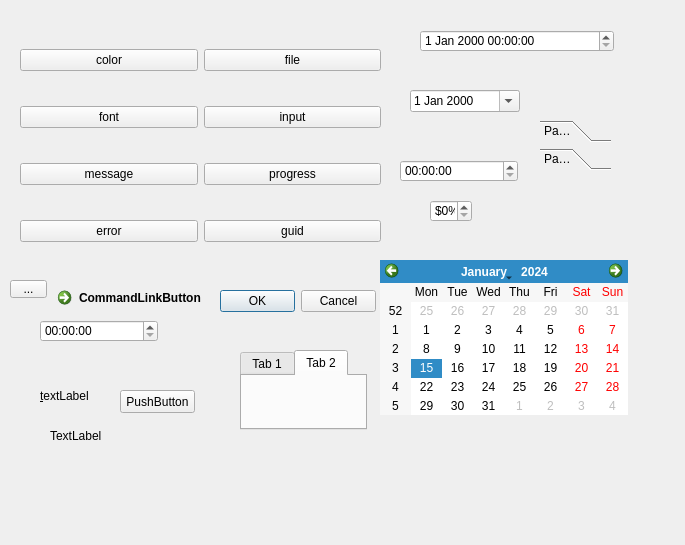
<?xml version="1.0" encoding="UTF-8"?>
<ui version="4.0">
 <class>MyStdDialog</class>
 <widget class="QDialog" name="MyStdDialog">
  <property name="geometry">
   <rect>
    <x>0</x>
    <y>0</y>
    <width>685</width>
    <height>545</height>
   </rect>
  </property>
  <property name="windowTitle">
   <string>Dialog</string>
  </property>
  <widget class="QWidget" name="layoutWidget">
   <property name="geometry">
    <rect>
     <x>20</x>
     <y>20</y>
     <width>361</width>
     <height>251</height>
    </rect>
   </property>
   <layout class="QGridLayout" name="gridLayout">
    <item row="0" column="0">
     <widget class="QPushButton" name="colorButton">
      <property name="text">
       <string>color</string>
      </property>
     </widget>
    </item>
    <item row="0" column="1">
     <widget class="QPushButton" name="fileButton">
      <property name="text">
       <string>file</string>
      </property>
     </widget>
    </item>
    <item row="1" column="0">
     <widget class="QPushButton" name="fontButton">
      <property name="text">
       <string>font</string>
      </property>
     </widget>
    </item>
    <item row="1" column="1">
     <widget class="QPushButton" name="inputButton">
      <property name="text">
       <string>input</string>
      </property>
     </widget>
    </item>
    <item row="2" column="0">
     <widget class="QPushButton" name="messageButton">
      <property name="text">
       <string>message</string>
      </property>
     </widget>
    </item>
    <item row="2" column="1">
     <widget class="QPushButton" name="progressButton">
      <property name="text">
       <string>progress</string>
      </property>
     </widget>
    </item>
    <item row="3" column="0">
     <widget class="QPushButton" name="errorButton">
      <property name="text">
       <string>error</string>
      </property>
     </widget>
    </item>
    <item row="3" column="1">
     <widget class="QPushButton" name="guidButton">
      <property name="text">
       <string>guid</string>
      </property>
     </widget>
    </item>
   </layout>
  </widget>
  <widget class="QToolButton" name="toolButton">
   <property name="geometry">
    <rect>
     <x>10</x>
     <y>280</y>
     <width>37</width>
     <height>18</height>
    </rect>
   </property>
   <property name="text">
    <string>...</string>
   </property>
  </widget>
  <widget class="QCommandLinkButton" name="commandLinkButton">
   <property name="geometry">
    <rect>
     <x>50</x>
     <y>280</y>
     <width>172</width>
     <height>41</height>
    </rect>
   </property>
   <property name="text">
    <string>CommandLinkButton</string>
   </property>
  </widget>
  <widget class="QDialogButtonBox" name="buttonBox">
   <property name="geometry">
    <rect>
     <x>220</x>
     <y>290</y>
     <width>156</width>
     <height>23</height>
    </rect>
   </property>
   <property name="standardButtons">
    <set>QDialogButtonBox::Cancel|QDialogButtonBox::Ok</set>
   </property>
  </widget>
  <widget class="QToolBox" name="toolBox">
   <property name="geometry">
    <rect>
     <x>540</x>
     <y>120</y>
     <width>71</width>
     <height>111</height>
    </rect>
   </property>
   <property name="currentIndex">
    <number>1</number>
   </property>
   <widget class="QWidget" name="page">
    <property name="geometry">
     <rect>
      <x>0</x>
      <y>0</y>
      <width>71</width>
      <height>59</height>
     </rect>
    </property>
    <attribute name="label">
     <string>Page 1</string>
    </attribute>
   </widget>
   <widget class="QWidget" name="page_2">
    <property name="geometry">
     <rect>
      <x>0</x>
      <y>0</y>
      <width>71</width>
      <height>59</height>
     </rect>
    </property>
    <attribute name="label">
     <string>Page 2</string>
    </attribute>
   </widget>
  </widget>
  <widget class="QTabWidget" name="tabWidget">
   <property name="geometry">
    <rect>
     <x>240</x>
     <y>350</y>
     <width>127</width>
     <height>80</height>
    </rect>
   </property>
   <property name="currentIndex">
    <number>1</number>
   </property>
   <widget class="QWidget" name="tab">
    <attribute name="title">
     <string>Tab 1</string>
    </attribute>
   </widget>
   <widget class="QWidget" name="tab_2">
    <attribute name="title">
     <string>Tab 2</string>
    </attribute>
   </widget>
  </widget>
  <widget class="QDateTimeEdit" name="dateTimeEdit">
   <property name="geometry">
    <rect>
     <x>420</x>
     <y>30</y>
     <width>194</width>
     <height>22</height>
    </rect>
   </property>
  </widget>
  <widget class="QCalendarWidget" name="calendarWidget">
   <property name="geometry">
    <rect>
     <x>380</x>
     <y>260</y>
     <width>248</width>
     <height>155</height>
    </rect>
   </property>
  </widget>
  <widget class="QTimeEdit" name="timeEdit_2">
   <property name="geometry">
    <rect>
     <x>40</x>
     <y>320</y>
     <width>118</width>
     <height>22</height>
    </rect>
   </property>
  </widget>
  <widget class="QDateEdit" name="dateEdit">
   <property name="geometry">
    <rect>
     <x>410</x>
     <y>90</y>
     <width>110</width>
     <height>22</height>
    </rect>
   </property>
   <property name="calendarPopup">
    <bool>true</bool>
   </property>
  </widget>
  <widget class="QTimeEdit" name="timeEdit">
   <property name="geometry">
    <rect>
     <x>400</x>
     <y>160</y>
     <width>118</width>
     <height>22</height>
    </rect>
   </property>
  </widget>
  <widget class="QSpinBox" name="spinBox">
   <property name="geometry">
    <rect>
     <x>430</x>
     <y>200</y>
     <width>42</width>
     <height>22</height>
    </rect>
   </property>
   <property name="cursor">
    <cursorShape>PointingHandCursor</cursorShape>
   </property>
   <property name="frame">
    <bool>true</bool>
   </property>
   <property name="suffix">
    <string>%</string>
   </property>
   <property name="prefix">
    <string>$</string>
   </property>
  </widget>
  <widget class="QPushButton" name="pushButton">
   <property name="geometry">
    <rect>
     <x>120</x>
     <y>390</y>
     <width>75</width>
     <height>23</height>
    </rect>
   </property>
   <property name="text">
    <string>PushButton</string>
   </property>
  </widget>
  <widget class="QLabel" name="label">
   <property name="geometry">
    <rect>
     <x>40</x>
     <y>390</y>
     <width>54</width>
     <height>12</height>
    </rect>
   </property>
   <property name="text">
    <string>&amp;textLabel</string>
   </property>
   <property name="buddy">
    <cstring>pushButton</cstring>
   </property>
  </widget>
  <widget class="QLabel" name="label_2">
   <property name="geometry">
    <rect>
     <x>50</x>
     <y>430</y>
     <width>54</width>
     <height>12</height>
    </rect>
   </property>
   <property name="text">
    <string>TextLabel</string>
   </property>
  </widget>
 </widget>
 <tabstops>
  <tabstop>colorButton</tabstop>
  <tabstop>fileButton</tabstop>
  <tabstop>fontButton</tabstop>
  <tabstop>inputButton</tabstop>
  <tabstop>messageButton</tabstop>
  <tabstop>progressButton</tabstop>
  <tabstop>errorButton</tabstop>
  <tabstop>guidButton</tabstop>
  <tabstop>timeEdit</tabstop>
  <tabstop>spinBox</tabstop>
  <tabstop>pushButton</tabstop>
  <tabstop>toolButton</tabstop>
  <tabstop>commandLinkButton</tabstop>
  <tabstop>buttonBox</tabstop>
  <tabstop>tabWidget</tabstop>
  <tabstop>dateTimeEdit</tabstop>
  <tabstop>calendarWidget</tabstop>
  <tabstop>timeEdit_2</tabstop>
  <tabstop>dateEdit</tabstop>
 </tabstops>
 <resources/>
 <connections/>
</ui>
